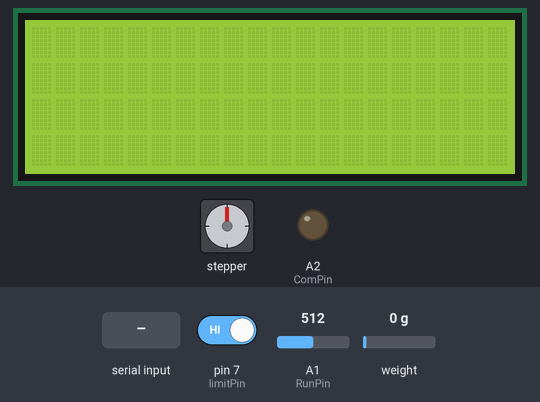
This sketch was run on a simulated Arduino Uno, built with avr-gcc and run on an emulated ATmega328P. Parts: 20×4 character LCD, stepper motor, output pins drawn as LEDs (lit = HIGH). The inputs (shaded band) are chosen by the test bench; at power-on: weight on the scale 0 g, A1 (RunPin) = 512, pin 7 (limitPin) HIGH. Stepper angles assume 200 steps per turn.

Above: at 2.2 s.
2.3 s: "90,45\n" received over Serial
At 4.56 s:
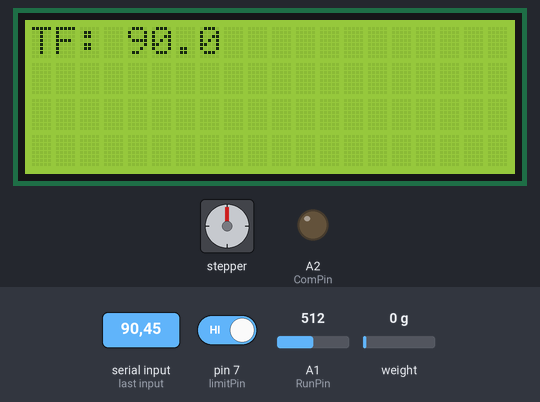
5.3 s: weight on the scale set to 4900 g
At 6.77 s:
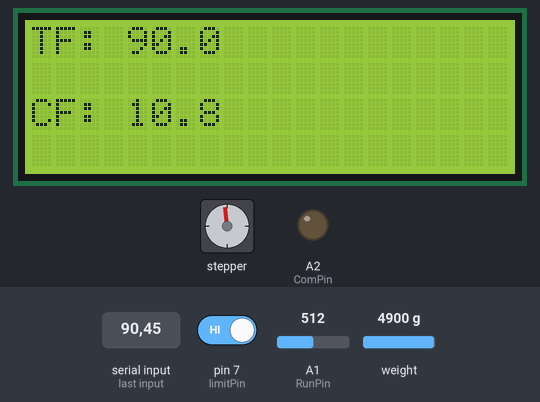
8.0 s: A1 (RunPin) set to 240
At 9.32 s:
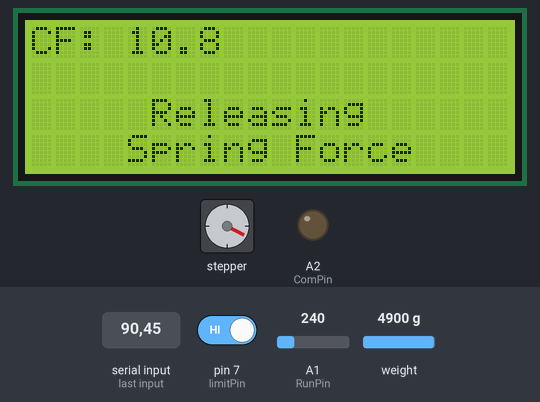
11.0 s: weight on the scale set to 100 g
At 12.49 s:
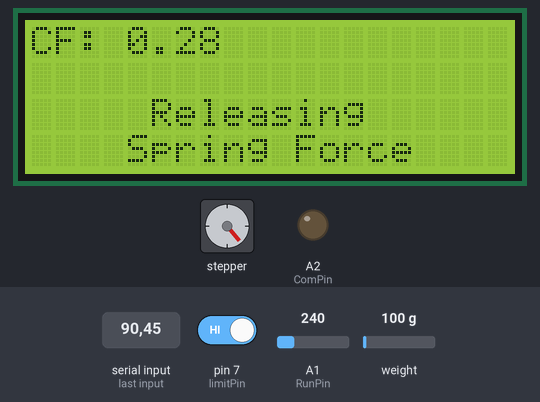
13.4 s: weight on the scale set to 1250 g
At 15.88 s:
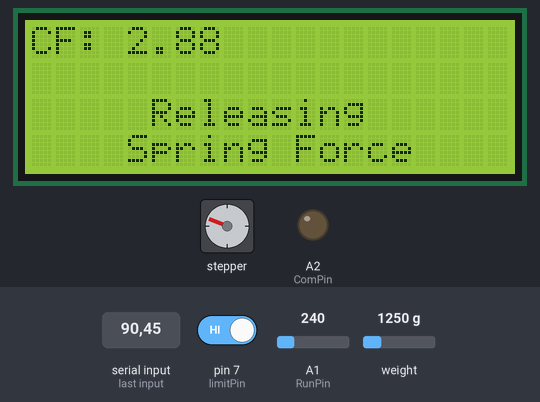
Timing chart, 0 to 20.4 s (numbered marks = the images above; inputs shaded):
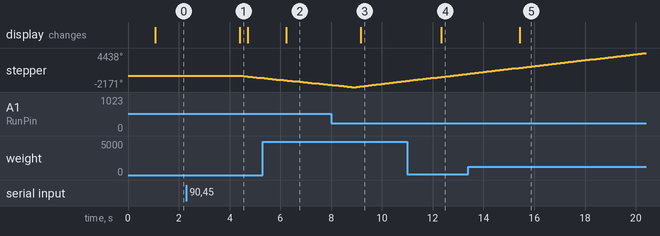

The sketch:

Station8_Compression_Fixture_StepperMotor.ino
```cpp
#include <Wire.h>

#include <Stepper.h>

#include <HX711.h>

#define DT 4
#define SCK 5

HX711 scale;
//float calibration_factor = 21069.427734;       // 25 lbs setpoint
float calibration_factor = 19770.488281;       // 75 lbs setpoint
//float calibration_factor = 19626.435546;       // 125 lbs setpoint


#include <LiquidCrystal_I2C.h>
LiquidCrystal_I2C lcd(0x27,20,4);

const int RunPin = A1;
const int ComPin = A2;

const int limitPin = 7;

bool homingComplete = false;

const int stepsPerRevolution = 200;

Stepper myStepper(stepsPerRevolution, 8, 9, 10, 11);

int x;
float c, w;
float targetForce;
String receivedString;


void setup() {

  scale.begin(DT, SCK);
  scale.set_scale(calibration_factor);

  //scale.set_offset(5215);                     // 25 lbs setpoint
  scale.set_offset(6163);                     // 75 lbs setpoint
  //scale.set_offset(6228);                     // 125 lbs setpoint
  scale.tare();

  myStepper.setSpeed(100);

  pinMode(RunPin, INPUT);
  pinMode(ComPin, OUTPUT);

  pinMode(limitPin, INPUT_PULLUP);

  lcd.backlight();
  lcd.init();

  Serial.begin(115200);

}

void loop() {

  Serial.available();

  if (Serial.available()){
    receivedString = Serial.readString();
    targetForce = receivedString.toFloat();
    c = scale.get_units();
    scale.tare();
    lcd.setCursor(0,0);
    lcd.print("TF: ");
    lcd.setCursor(4,0);
    lcd.print(targetForce, 1);

    x = analogRead(RunPin);

    while (x > 250){

      begin();
    }
  }
}

void begin(){

    x = analogRead(RunPin);

    c = scale.get_units();
    w = (c * 2.20462);
    lcd.setCursor(0,2);
    lcd.print("CF: ");
    lcd.setCursor(4,2);
    lcd.print(w,1);

    if (w < targetForce){
      myStepper.step(-stepsPerRevolution);
      lcd.setCursor(0,2);
      lcd.print("CF: ");
      lcd.setCursor(4,2);
      lcd.print(w,1);
    }
    if (w > targetForce){
      myStepper.step(1);
      //myStepper.step(-stepsPerRevolution);
      lcd.setCursor(0,2);
      lcd.print("CF: ");
      lcd.setCursor(4,2);
      lcd.print(w,1);
    }
    if (w < targetForce + 0.2){
      myStepper.step(-1);
      lcd.setCursor(0,2);
      lcd.print("CF: ");
      lcd.setCursor(4,2);
      lcd.print(w,1);
    }
    while (x < 250 && w > 0){
      homing();
    }
 }

void homing() {

  c = scale.get_units();
  w = (c * 2.20462);
  lcd.setCursor(0,0);
  lcd.print("CF: ");
  lcd.setCursor(4,0);
  lcd.print(w,1);
  lcd.setCursor(0,2);
  lcd.print("      ");
  lcd.setCursor(5,2);
  lcd.print("Releasing");
  lcd.setCursor(15,2);
  lcd.print("    ");
  lcd.setCursor(4,3);
  lcd.print("Spring Force");

  while (digitalRead(limitPin) == HIGH) {
    myStepper.step(1000);
    c = scale.get_units();
    w = (c * 2.20462);
    lcd.setCursor(0,0);
    lcd.print("CF: ");
    lcd.setCursor(4,0);
    lcd.print(w,1);
    lcd.setCursor(0,2);
  }

  homingComplete = true;

  analogWrite(ComPin, 255);
  lcd.clear();
  lcd.setCursor(3,0);
  lcd.print("Test Completed");
  lcd.setCursor(1,2);
  lcd.print("Press Reset Button");


  //delay(5000);
  //lcd.clear();
  abort();

}
```

Measured:
- after the input at 2.3 s, stepper: turns 395° counter-clockwise in 0.77 s, starting after 2.2 s; the display: changes after 2.1 s (image 1)
- after the input at 5.3 s, the display: changes after 0.92 s (image 2)
- after the input at 8.0 s, the display: changes after 1.2 s (image 3)
- after the input at 11.0 s, the display: changes after 1.3 s (image 4)
- after the input at 13.4 s, the display: changes after 2.0 s (image 5)
